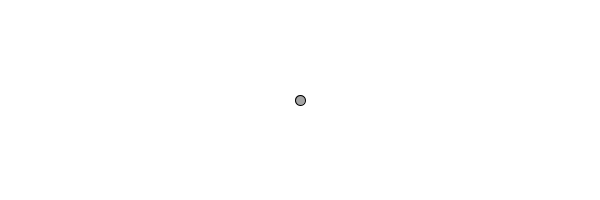
Frame 1 (no input)
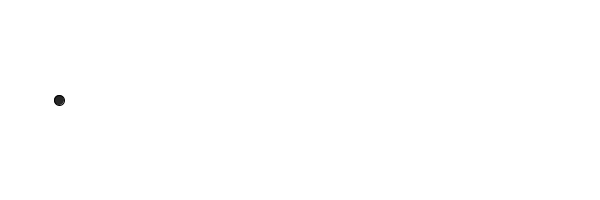
Frame 60 (the mouse pressed at the canvas centre just before this capture)
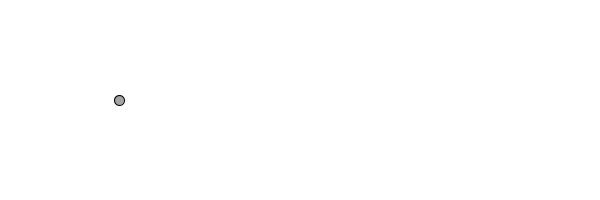
Frame 120 (the mouse held since frame 60 and released just before this capture)

The Processing sketch that drew these frames (run headless with seeded random() and noise(); from frame 60 on, the mouse is pressed at the canvas centre):

// Processing sketch: MyFirstAnimation
// ── MyFirstAnimation.pde
int x, y;
void setup() { // runs once
  size(600, 200);
  x = width/2; // use width instead of 320
  y = height/2;
  //  background(random(255));
  background(255);
  frameRate(60);
}
void draw() { // runs continuously
  background(255);

  // fill it random
  fill(random(255));
  ellipse(x, y, 10, 10);
  // update the variable!
  // x = x - 1;
  //  x-=1;
  //x--;
  x = frameCount%600;
  //  x += 1;
  //  y += 1;
  //  println(frameCount%600); // what frame are we on?
}
